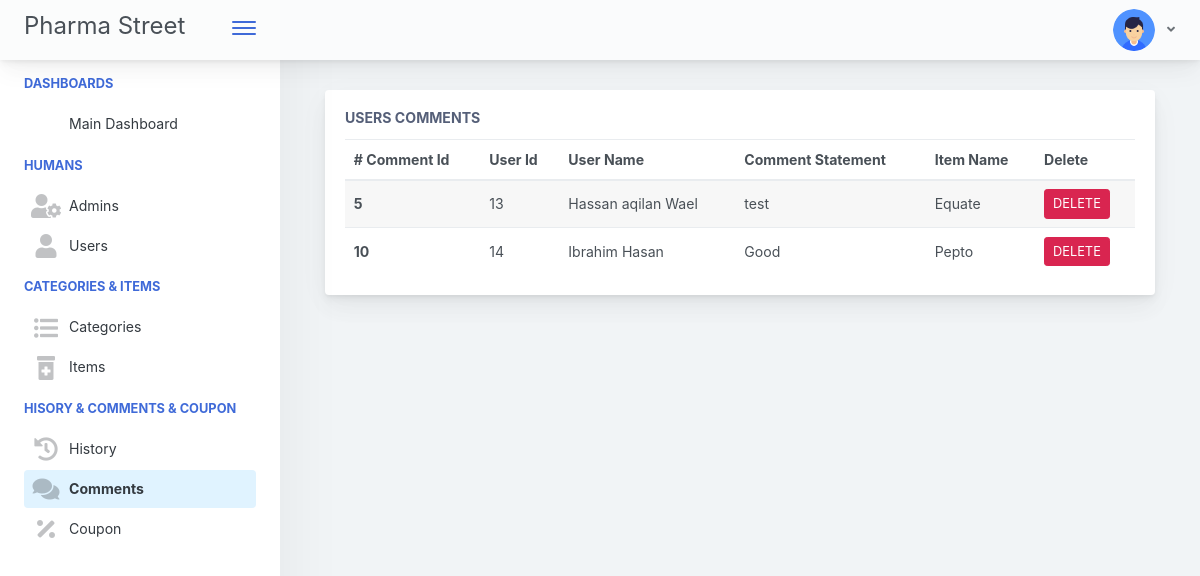
/admin/manage_comments.php (signed in), run on the app's committed database.
### tables this page shows
CREATE TABLE `comments` (
  `comment_id` int(11) NOT NULL,
  `user_id` int(11) DEFAULT NULL,
  `comment_statment` varchar(255) DEFAULT NULL,
  `item_id` int(11) NOT NULL
);

CREATE TABLE `user` (
  `user_id` int(11) NOT NULL,
  `user_fullname` varchar(50) DEFAULT NULL,
  `user_email` varchar(50) DEFAULT NULL,
  `user_password` varchar(50) DEFAULT NULL,
  `user_date_create` date DEFAULT NULL,
  `user_last_login` date DEFAULT NULL,
  `user_phone` varchar(50) NOT NULL,
  `user_city` varchar(200) NOT NULL
);

CREATE TABLE `item` (
  `item_id` int(11) NOT NULL,
  `item_name` varchar(50) DEFAULT NULL,
  `item_image` text DEFAULT NULL,
  `item_title` varchar(50) DEFAULT NULL,
  `item_desc` varchar(1000) DEFAULT NULL,
  `item_price` varchar(50) DEFAULT NULL,
  `cat_id` varchar(50) DEFAULT NULL,
  `item_rate` varchar(50) DEFAULT NULL,
  `comment_id` int(11) DEFAULT NULL,
  `user_id` int(11) DEFAULT NULL,
  `item_date` date NOT NULL,
  `price_offer` float NOT NULL
);

### admin/manage_comments.php (the view, shortened to what this page needs)
<?php include("includes/header.php"); ?>
<div class="app-main">
  <?php include("includes/sidebar.php"); ?>
  <div class="app-main__outer">
    <div class="app-main__inner">
      <div class="col-lg-12">
        <div class="main-card mb-3 card">
          <div class="card-body">
            <h5 class="card-title">Users Comments</h5>
            <table class="mb-0 table table-striped">
              <thead>
                <tr>
                  <th># Comment Id</th>
                  <th>User Id</th>
                  <th>User Name</th>
                  <th>Comment Statement</th>
                  <th>Item Name</th>
                  <th>Delete</th>
                </tr>
              </thead>
              <tbody>
                <?php
                  $fetch_query = "SELECT comments.comment_id, comments.user_id,comments.comment_statment,comments.item_id,item.item_id,item_name FROM comments,item where comments.item_id = item.item_id";
                  $result = $conn->query($fetch_query);
                ?>
                <?php if ($result->num_rows > 0) : ?>
                  <?php while ($row = $result->fetch_assoc()) :
                  $id_user=$row['user_id'];
                      $user="SELECT user_fullname from user WHERE user_id=$id_user";
                      $user_result = mysqli_query($conn, $user);
                      $row_user=mysqli_fetch_assoc($user_result);
                    ?>
                    <tr>
                      <th scope="row"><?php echo $row["comment_id"]; ?></th>
                      <td><?php echo $row["user_id"]; ?></td>
                      <td><?php echo $row_user["user_fullname"]; ?></td>
                      <td><?php echo $row["comment_statment"]; ?></td>
                      <td><?php echo $row["item_name"]; ?></td>
                      <td>
                        <a href="manage_comments.php?method=delete&&id=<?php echo $row["comment_id"] ?>">
                        <button type="submit"  class="btn btn-danger btn-sm">DELETE</button>
                        </a>
                      </td>
                    </tr>
                  <?php endwhile; ?>
                <?php endif; ?>
              </tbody>
            </table>
          </div>
        </div>
      </div>
    </div>
  </div>
</div>

### data on the page
comments: comment_id "5", user "13", user.user_fullname "Hassan aqilan Wael", comment_statment "test", item.item_name "Equate"
comments: comment_id "10", user "14", user.user_fullname "Ibrahim Hasan", comment_statment "Good", item.item_name "Pepto"
